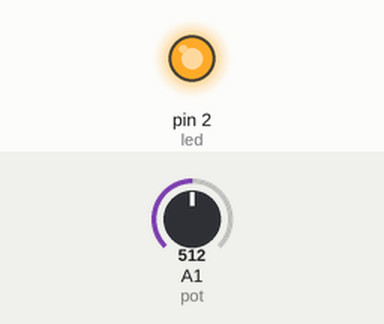
A sketch run on a simulated Arduino Uno, built with avr-gcc and run on an emulated ATmega328P. Shown: output pins drawn as LEDs (lit = HIGH). Inputs (shaded band) come from the test bench; at power-on: A1 (pot) = 512.

Above: at 1.2 s.
1.3 s: A1 (pot) set to 494
At 2.2 s:
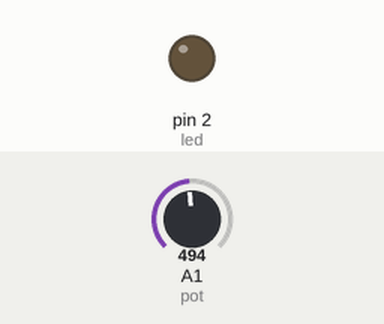
2.8 s: A1 (pot) set to 716
At 3.3 s:
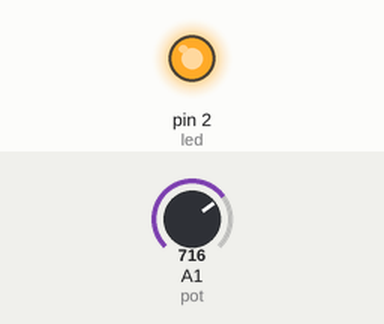
4.3 s: A1 (pot) set to 511
At 5.7 s:
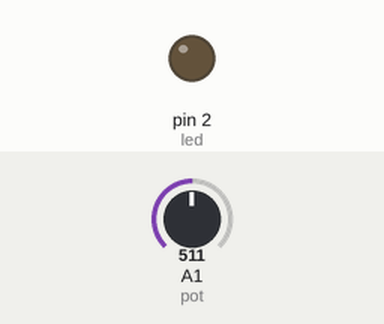
Timing chart, 0 to 7.3 s (numbered marks = the images above; inputs shaded):
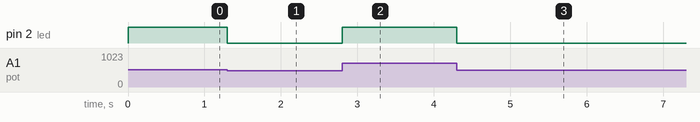

Measured:
- the behaviour switches between 512 and 511 on A1 (pot) (found by bisection; images 0 and 1)
- after the input at 1.3 s, pin 2 (led): HIGH → LOW at once
- after the input at 2.8 s, pin 2 (led): LOW → HIGH at once
- after the input at 4.3 s, pin 2 (led): HIGH → LOW at once

The sketch:

potenciometro.ino
```cpp
int led =2;
int pot =1;
int brillo;

void setup ()  {
  pinMode (led, OUTPUT);
}

void loop (){
  brillo = analogRead (pot) / 4;
  analogWrite(led, brillo);
}
```
